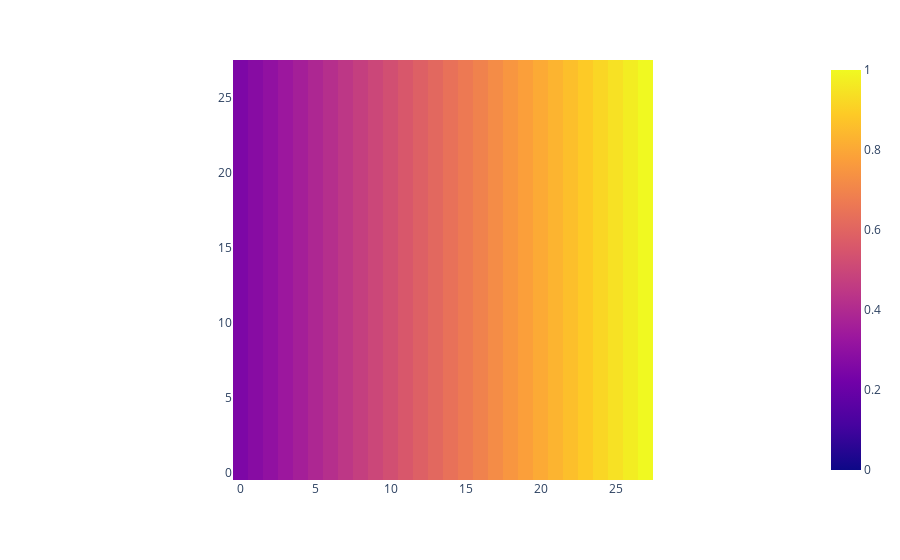

Notebook code for this chart:
### Code cell
grad = torch.linspace(0.25, 1, steps=28).repeat(28, 1)
px.imshow(grad, origin="lower", zmin=0, zmax=1)

### Figure 1 — Plotly figure (JSON) as saved in the notebook; plotly's stock layout.template omitted (floating-point values rounded to 4 significant figures; data arrays with more than 128 entries replaced by an {"elided": "..."} marker saying what was removed)
{"data": [{"coloraxis": "coloraxis", "hovertemplate": "x: %{x}<br>y: %{y}<br>color: %{z}<extra></extra>", "name": "0", "type": "heatmap", "xaxis": "x", "yaxis": "y", "z": {"elided": "28x28 float values"}}], "layout": {"coloraxis": {"cmax": 1, "cmin": 0, "colorscale": [[0, "#0d0887"], [0.1111, "#46039f"], [0.2222, "#7201a8"], [0.3333, "#9c179e"], [0.4444, "#bd3786"], [0.5556, "#d8576b"], [0.6667, "#ed7953"], [0.7778, "#fb9f3a"], [0.8889, "#fdca26"], [1, "#f0f921"]]}, "margin": {"t": 60}, "xaxis": {"anchor": "y", "constrain": "domain", "domain": [0, 1], "scaleanchor": "y"}, "yaxis": {"anchor": "x", "autorange": true, "constrain": "domain", "domain": [0, 1]}}}
